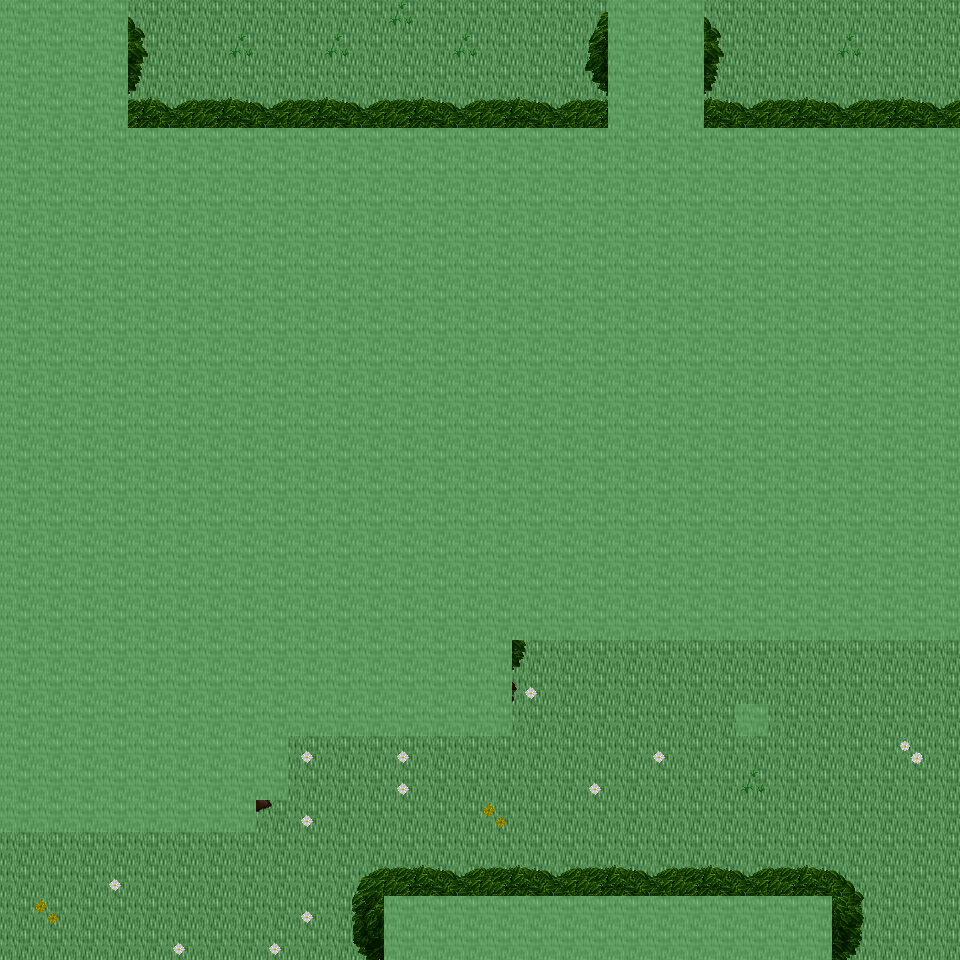

A level layout from a 2D game, rendered from its tile map. Below: a short description, then the map file with tile-grid data replaced by summaries:
An orthogonal 30x30 tile map with 32x32 px tiles, 6 tile layers (Ground, Object, Object2, Above, ...), 13 tilesets and 5 objects (5x mapExit).

<map version="1.0" orientation="orthogonal" renderorder="right-down" width="30" height="30" tilewidth="32" tileheight="32" nextobjectid="6">
  <tileset firstgid="1" name="tileset_ground_ground" tilewidth="32" tileheight="32" tilecount="33" columns="3">
    <image source="../drawable/tileset_ground_ground.png" width="96" height="352" />
  </tileset>
  <tileset firstgid="34" name="tileset_plant_grasses" tilewidth="32" tileheight="32" tilecount="6" columns="3">
    <image source="../drawable/tileset_plant_grasses.png" width="96" height="64" />
  </tileset>
  <tileset firstgid="40" name="tileset_plant_flower_daisy_white" tilewidth="32" tileheight="32" tilecount="8" columns="2">
    <image source="../drawable/tileset_plant_flower_daisy_white.png" width="64" height="128" />
  </tileset>
  <tileset firstgid="48" name="tileset_plant_flower_daisy_yellow" tilewidth="32" tileheight="32" tilecount="8" columns="2">
    <image source="../drawable/tileset_plant_flower_daisy_yellow.png" width="64" height="128" />
  </tileset>
  <tileset firstgid="56" name="tileset_plant_bush_bushes" tilewidth="32" tileheight="32" tilecount="10" columns="5">
    <image source="../drawable/tileset_plant_bush_bushes.png" width="160" height="64" />
  </tileset>
  <tileset firstgid="66" name="tileset_plant_tree_tree_darkgreen" tilewidth="32" tileheight="32" tilecount="88" columns="8">
    <image source="../drawable/tileset_plant_tree_tree_darkgreen.png" width="256" height="352" />
  </tileset>
  <tileset firstgid="154" name="tileset_logic_creature_elf" tilewidth="32" tileheight="32" tilecount="16" columns="8">
    <image source="../drawable/tileset_logic_creature_elf.png" width="256" height="64" />
  </tileset>
  <tileset firstgid="170" name="tileset_logic_creature_rodent" tilewidth="32" tileheight="32" tilecount="8" columns="8">
    <image source="../drawable/tileset_logic_creature_rodent.png" width="256" height="32" />
  </tileset>
  <tileset firstgid="178" name="tileset_logic_creature_animal" tilewidth="32" tileheight="32" tilecount="32" columns="8">
    <image source="../drawable/tileset_logic_creature_animal.png" width="256" height="128" />
  </tileset>
  <tileset firstgid="210" name="tileset_logic_item_resources" tilewidth="32" tileheight="32" tilecount="6" columns="6">
    <image source="../drawable/tileset_logic_item_resources.png" width="192" height="32" />
  </tileset>
  <tileset firstgid="216" name="tileset_logic_item_mushroom" tilewidth="32" tileheight="32" tilecount="6" columns="6">
    <image source="../drawable/tileset_logic_item_mushroom.png" width="192" height="32" />
  </tileset>
  <tileset firstgid="222" name="tileset_logic_collision" tilewidth="32" tileheight="32" tilecount="1" columns="1">
    <image source="../drawable/tileset_logic_collision.png" width="32" height="32" />
  </tileset>
  <tileset firstgid="223" name="tileset_logic_item_herb" tilewidth="32" tileheight="32" tilecount="5" columns="5">
    <image source="../drawable/tileset_logic_item_herb.png" width="160" height="32" />
  </tileset>
  <layer name="Ground" width="30" height="30">
    <data>[900 cells, 900 non-empty, 1 distinct tile ids]</data>
  </layer>
  <layer name="Object" width="30" height="30">
    <data>[900 cells, 42 non-empty, 5 distinct tile ids]</data>
  </layer>
  <layer name="Object2" width="30" height="30">
    <data>[900 cells, 76 non-empty, 19 distinct tile ids]</data>
  </layer>
  <layer name="Above" width="30" height="30">
    <data>[900 cells, 605 non-empty, 42 distinct tile ids]</data>
  </layer>
  <layer name="Above2" width="30" height="30">
    <data>[900 cells, 1 non-empty, 1 distinct tile ids]</data>
  </layer>
  <layer name="Walkable" width="30" height="30">
    <data>[900 cells, 611 non-empty, 1 distinct tile ids]</data>
  </layer>
  <objectgroup name="MapEvents">
    <object id="1" name="south" type="mapExit" x="0" y="928" width="384" height="32">
      <properties>
        <property name="map" value="level_0_x138_y26" />
        <property name="x" value="0" />
        <property name="y" value="1" />
      </properties>
    </object>
    <object id="2" name="south2" type="mapExit" x="832" y="928" width="128" height="32">
      <properties>
        <property name="map" value="level_0_x138_y26" />
        <property name="x" value="26" />
        <property name="y" value="1" />
      </properties>
    </object>
    <object id="3" name="west" type="mapExit" x="0" y="832" width="32" height="128">
      <properties>
        <property name="map" value="level_0_x137_y25" />
        <property name="x" value="28" />
        <property name="y" value="26" />
      </properties>
    </object>
    <object id="4" name="east" type="mapExit" x="928" y="0" width="32" height="128">
      <properties>
        <property name="map" value="level_0_x139_y25" />
        <property name="x" value="1" />
        <property name="y" value="0" />
      </properties>
    </object>
    <object id="5" name="east2" type="mapExit" x="928" y="640" width="32" height="320">
      <properties>
        <property name="map" value="level_0_x139_y25" />
        <property name="x" value="1" />
        <property name="y" value="20" />
      </properties>
    </object>
  </objectgroup>
</map>
